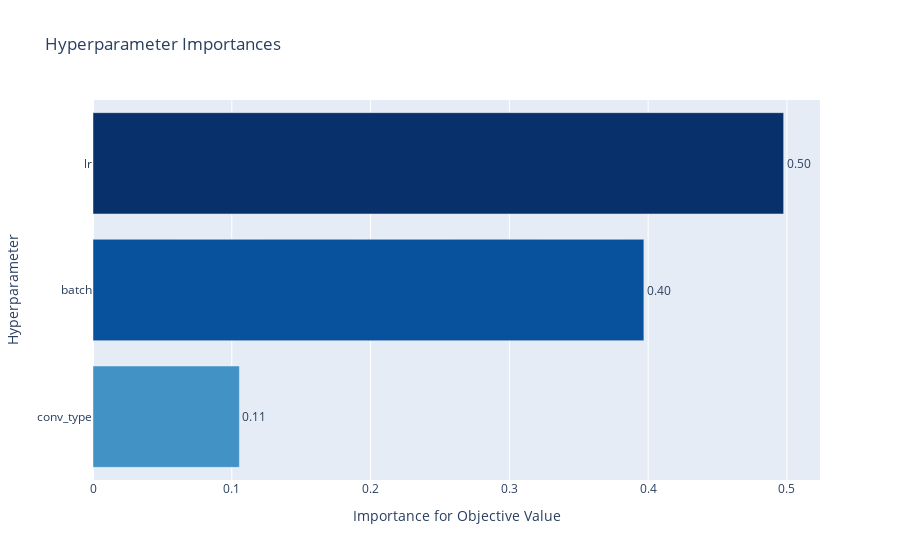

The notebook cell saved with this chart:
### Code cell
if study_case == 'rotmnist':
    path = main + '/param_importance_rotmnist.png'
else:
    path = main + '/param_importance_cifar10.png'
    
f3 = plot_param_importances(study)
f3.write_image(path)
f3.show()

### Figure 1 — Plotly figure (JSON) as saved in the notebook; plotly's stock layout.template omitted (floating-point values rounded to 4 significant figures)
{"data": [{"cliponaxis": false, "hovertemplate": ["conv_type (CategoricalDistribution): 0.10546163143011354<extra></extra>", "batch (IntUniformDistribution): 0.39691725086462154<extra></extra>", "lr (UniformDistribution): 0.4976211177052649<extra></extra>"], "marker": {"color": ["rgb(66,146,198)", "rgb(8,81,156)", "rgb(8,48,107)"]}, "orientation": "h", "text": ["0.10546163143011354", "0.39691725086462154", "0.4976211177052649"], "textposition": "outside", "texttemplate": "%{text:.2f}", "type": "bar", "x": [0.1055, 0.3969, 0.4976], "y": ["conv_type", "batch", "lr"]}], "layout": {"showlegend": false, "title": {"text": "Hyperparameter Importances"}, "xaxis": {"title": {"text": "Importance for Objective Value"}}, "yaxis": {"title": {"text": "Hyperparameter"}}}}
